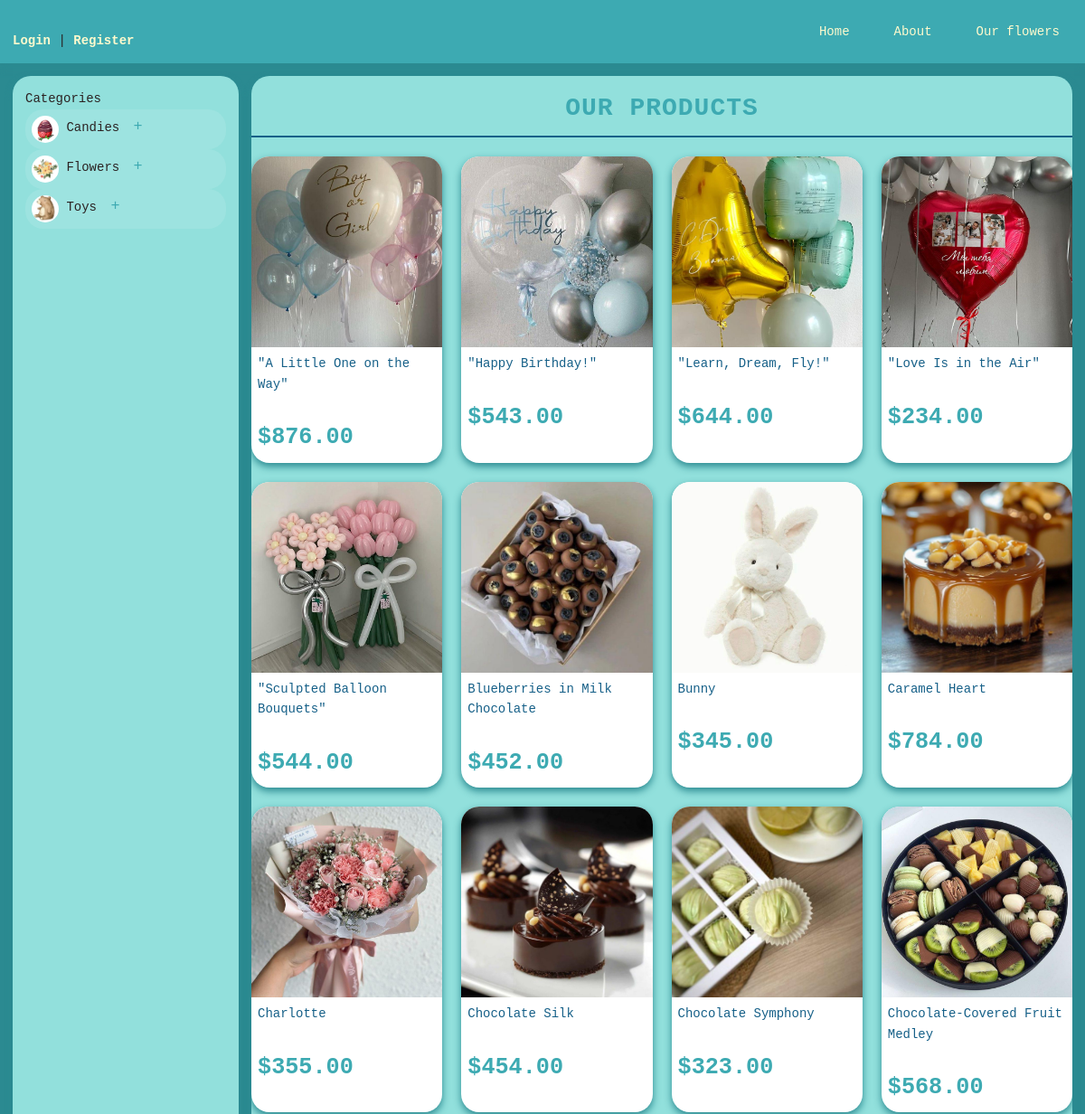
/products/ (upper part), run on an earlier commit of the app's database.
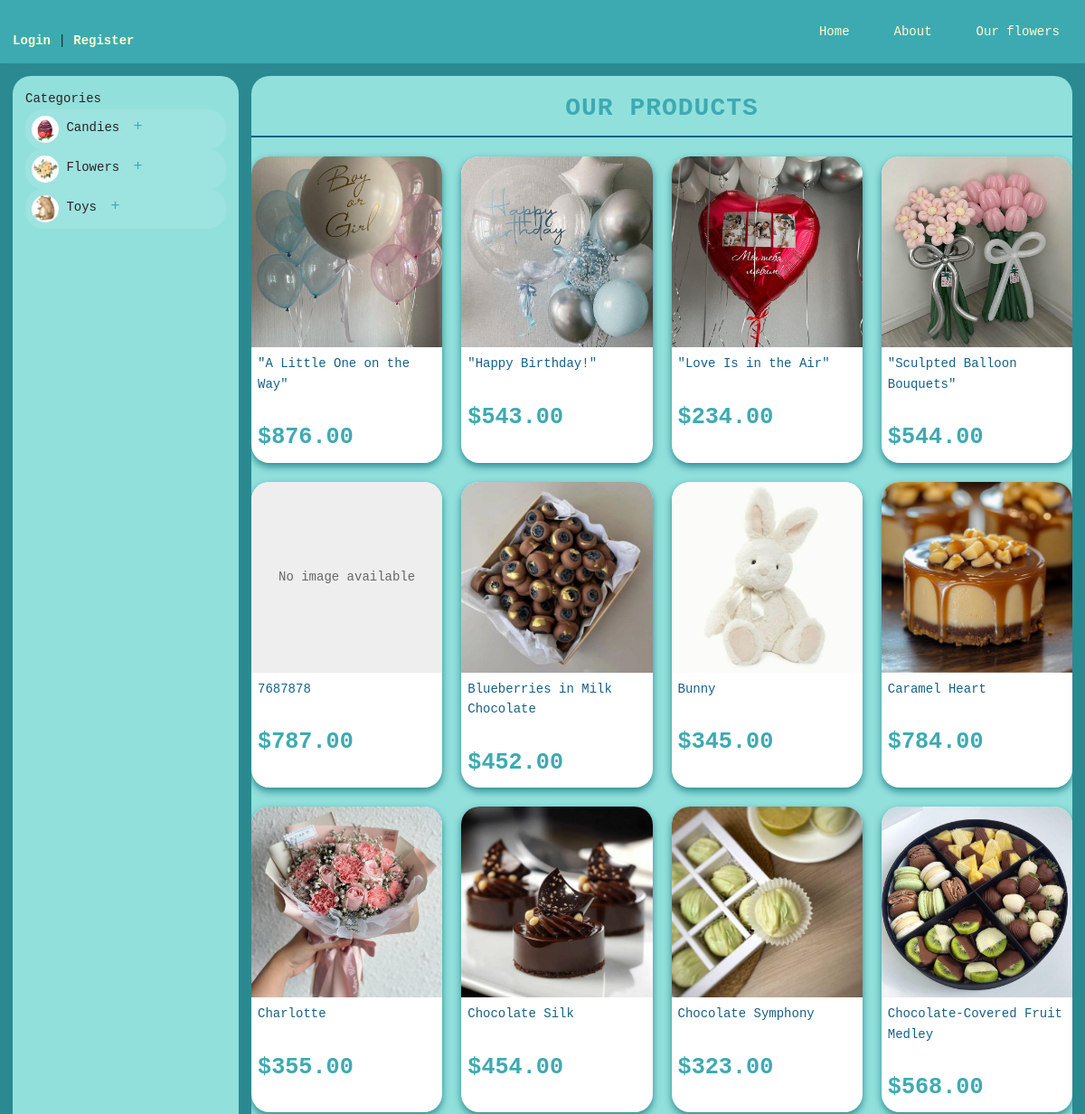
And on a later commit of the database.
### products/models.py (models this page shows, shortened)
class Category(models.Model):
    name = models.CharField(max_length=100, verbose_name='Category Name')
    description = models.TextField(blank=True, verbose_name='Category Description')
    image = models.ImageField(
        upload_to='category/',
        blank=True,
        verbose_name='Category Image'
    )
    class Meta:
        verbose_name = 'Category'
        verbose_name_plural = 'Categories'
        ordering = ['name']

class Product(models.Model):
    name = models.CharField(max_length=255, verbose_name='Product Name')
    subcategory = models.ForeignKey(SubCategory, on_delete=models.CASCADE,
                                   related_name='products', verbose_name='Subcategory')
    description = models.TextField(blank=True, verbose_name='Product Description')
    price = models.DecimalField(max_digits=10, decimal_places=2, verbose_name='Price')
    quantity = models.PositiveIntegerField(default=0, verbose_name='Quantity in Stock')
    image = models.ImageField(
        upload_to='products/',
        blank=True,
        verbose_name='Product Image'
    )
    available = models.BooleanField(default=True, verbose_name='Available')
    class Meta:
        verbose_name = 'Product'
        verbose_name_plural = 'Products'
        ordering = ['name']

### products/views.py (the view)
# urls.py: path('',views.show_products, name='products'),
def show_products(request):
    products = Product.objects.filter(available=True)  # Фильтр по доступности
    cart_items = {}
    if request.user.is_authenticated:
        cart, created = Cart.objects.get_or_create(user=request.user)
        cart_items = {str(item.product.id): item.quantity for item in cart.items.all()}
    context = {
        'products': products,
        'cart_items': cart_items,
        'favorite_products': Favorite.objects.filter(user=request.user).values_list('product', flat=True) if request.user.is_authenticated else []
    }
    return render(request, 'products/show_products.html', context)

### products/context_processors.py (called while the page is built)
def categories(request):
    return {
        'categories': Category.objects.prefetch_related('subcategories').all()
    }

### templates/products/show_products.html (shortened to what this page needs)
{% extends 'home/layout.html' %}
{% load cart_filters %}
{% block content %}
<div class="products-page">
    <div class="page-header">
        <h1 class="page-title">Our Products</h1>
    </div>
    <div class="products-grid">
        {% if products %}
            {% for product in products %}
            <div class="product-card">
                <div class="product-image-container">
                    <a href="{% url 'product_detail' product.id %}" class="product-link">
                        {% if product.image %}
                        <img src="{{ product.image.url }}" alt="{{ product.name }}" class="product-image" />
                        {% else %}
                        <div class="no-image">No image available</div>
                        {% endif %}
                    </a>
                </div>
                <div class="product-info">
                    <h2 class="product-name">{{ product.name }}</h2>
                    <p class="product-price">${{ product.price }}</p>
                </div>
            </div>
            {% endfor %}
        {% else %}
            <p class="no-products">No products available</p>
        {% endif %}
    </div>
</div>
{% endblock %}

### templates/home/layout.html (shortened to what this page needs)
{% load static %}
{% load cart_filters %}
<!DOCTYPE html>
<html lang="en">
    <head>
        <link rel="stylesheet" href="{% static 'home/css/reset.css' %}">
        <link rel="stylesheet" href="{% static 'home/css/layout.css' %}">
        <link rel="stylesheet" href="https://cdnjs.cloudflare.com/ajax/libs/font-awesome/6.0.0-beta3/css/all.min.css">
    </head>
    <body>
        <header class="header">
            <nav class="nav">
                <div class="auth-links">
                    {% if user.is_authenticated %}
                    <p class="welcome-msg">Welcome, <span class="username">{{ user.username }}</span>! <a
                            href="{% url 'users:logout' %}" class="auth-link">Logout</a></p>
                    {% else %}
                    <p class="auth-options">
                        <a href="{% url 'users:login' %}" class="auth-link">Login</a> |
                        <a href="{% url 'users:registration' %}" class="auth-link">Register</a>
                    </p>
                    {% endif %}
                </div>
                <div class="nav-links">
                    <div class="nav-item">
                        <a href="{% url '' %}" class="nav-link">Home</a>
                    </div>
                    <div class="nav-item">
                        <a href="{% url 'about' %}" class="nav-link">About</a>
                    </div>
                    <div class="nav-item">
                        <a href="{% url 'products' %}" class="nav-link">Our flowers</a>
                    </div>
                </div>
            </nav>
        </header>
        <div class="main-wrapper">
            <aside class="sidebar">
                <div class="categories">
                    <h3 class="categories-title">Categories</h3>
                    <ul class="categories-list">
                        {% for category in categories %}
                        <li class="category-item">
                            <div class="category-header">
                                {% if category.image %}
                                <img class="category-image" src="{{ category.image.url }}" alt="{{ category.name }}" />
                                {% endif %}
                                <a href="{% url 'category_view' category.id %}" class="category-link">{{ category.name}}</a>
                                {% if category.subcategories.all %}
                                <button class="toggle-subcategories">+</button>
                                {% endif %}
                            </div>
                        </li>
                        {% endfor %}
                    </ul>
                </div>
            </aside>
            <main class="main-content">
                {% block content %}
                {% endblock %}
            </main>
        </div>
    </body>
</html>

What changed in the data, as far as the page shows it:
no longer on this page (row edited): Product: image (picture), name "\"Learn, Dream, Fly!\"", price "644.00"
added Product: image "No image available", name "7687878", price "787.00"
